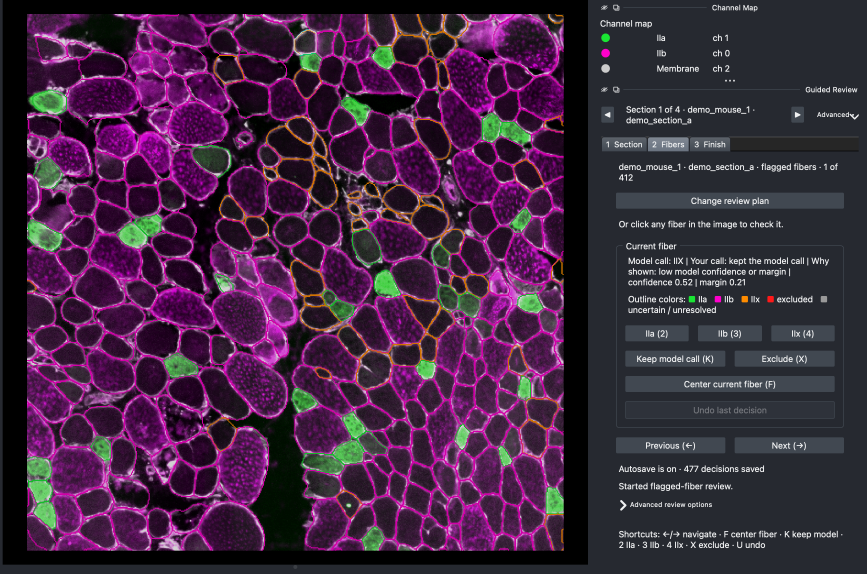
#> input picture paper/figures/screens/review.png, 2600 x 1720 px (shown at 1/3 size)
$ python -i make_figures.py   (imports and definitions only)
#> lines starting #> are read from the running program, lines starting #| are printed output that depends on the picture
"""Build the three JOSS paper figures.

Figure 1 (workflow.png) shows the workflow with thumbnails made from the public demo's own data:
the raw stain image, the Cellpose outlines, per-fiber measurements, the model's calls, the QC
flags, and the composition before and after the example review (demo_section_a). Only the
layout, labels, and arrows are drawn here; every image and data point comes from the demo files.

Figure 2 (review_window.png: the review window over the cohort report) and Figure 3
(gui_panels.png: the launcher on the builder demo and its Build results) place the screenshots in
paper/figures/screens/, made by capture_screenshots.py. They are resized and framed, not edited.

Run from the repository root, with the v0.5.2 demo download unpacked somewhere:
    uv run python paper/figures/make_figures.py --demo path/to/fibertypeqc_demo
"""

from __future__ import annotations

import argparse
from pathlib import Path

import matplotlib

# [1 line not run here, left out]
import matplotlib.pyplot as plt  # noqa: E402
import numpy as np  # noqa: E402
import pandas as pd  # noqa: E402
import tifffile  # noqa: E402
from matplotlib.patches import FancyArrowPatch, FancyBboxPatch  # noqa: E402
from PIL import Image  # noqa: E402
from skimage.segmentation import find_boundaries  # noqa: E402

ROOT = Path(__file__).resolve().parents[2]
OUT = Path(__file__).resolve().parent
SCREENS = OUT / "screens"
SECTION = "demo_section_a"
MOUSE = "demo_mouse_1"

# Colors of the review window and the report, so the figures read as one system.
IIA = "#22c55e"
IIB = "#d946ef"
IIX = "#f59e0b"
CALL_COLORS = {"iia": IIA, "iib": IIB, "iix": IIX}
INK = "#1f2937"
MUTED = "#6b7280"
LINE = "#cbd5e1"
CARD = "#f8fafc"
ACCENT = "#2563eb"
BUILD = "#0f766e"
IMPROVE = "#7c3aed"
FLAG = "#facc15"

# [1 line not run here, left out]


def hex_rgb(color: str) -> np.ndarray:
    return np.array([int(color[i : i + 2], 16) for i in (1, 3, 5)], dtype=float) / 255


# ---------------------------------------------------------------- demo data and thumbnails


# [85 lines left out: functions load_demo, choose_window, stain_rgb, thumbnails, card, not called in this run]


def inch_axes(fig, x, y, w, h, zorder=2):
    fw, fh = fig.get_figwidth(), fig.get_figheight()
    return fig.add_axes((x / fw, y / fh, w / fw, h / fh), zorder=zorder)


# [254 lines left out: functions overlay, arrow, badge, pill, workflow_figure, not called in this run]


# ---------------------------------------------------------------- Figures 2 and 3


def labelled_canvas(panels, layout, width_px, gap=36, margin=56):
    """Place images (already scaled) on a white canvas; layout gives (x, y) for each panel."""
    height = max(y + im.height for (x, y), im in zip(layout, panels, strict=True))
    canvas = Image.new("RGB", (margin + width_px, height), "white")
    for (x, y), im in zip(layout, panels, strict=True):
        canvas.paste(im, (margin + x, y))
    return canvas


def save_canvas(canvas, path, letters):
    fig = plt.figure(figsize=(9.0, 9.0 * canvas.height / canvas.width))
    ax = fig.add_axes((0, 0, 1, 1))
    ax.imshow(canvas)
    ax.axis("off")
    for letter, (x, y) in letters:
        ax.text(x, y, letter, fontsize=15, weight="bold", va="top", ha="left", color=INK)
    fig.savefig(path, dpi=240, facecolor="white")
    plt.close(fig)


def _screen(name: str) -> Image.Image:
#> called with name = 'review.png'
    return Image.open(SCREENS / name).convert("RGB")
#> returned value is the input picture: PIL image 2600x1720 RGB; mean R, G, B 64.8, 38.7, 65
#> call 2 of _screen, with name = 'cohort_report.png'
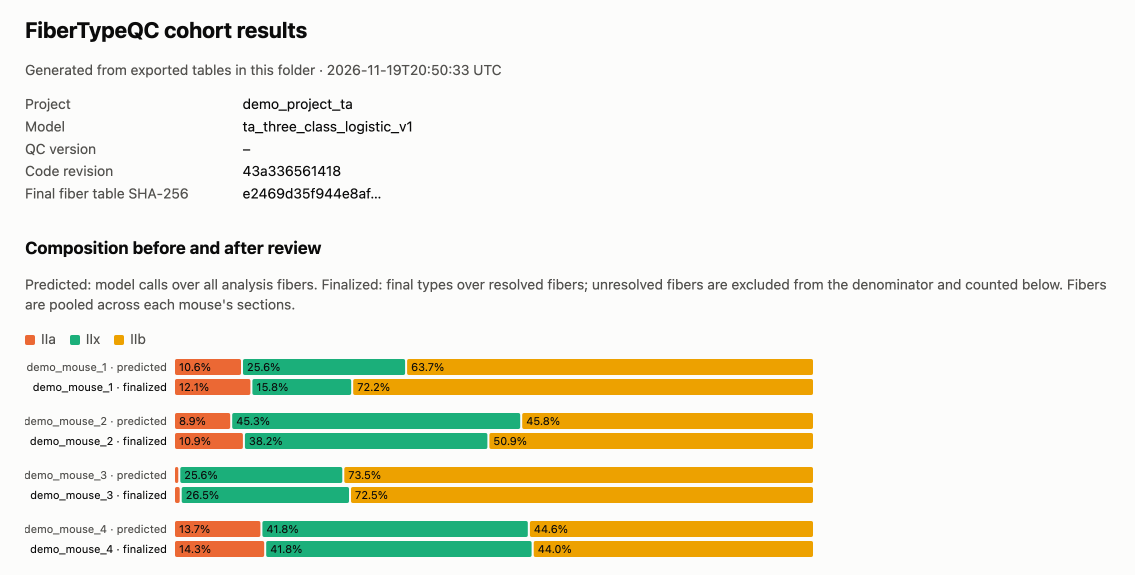
#> input picture paper/figures/screens/cohort_report.png, 2270 x 1150 px (shown at 1/2 size)
#> in _screen, returned value is the input picture: PIL image 2270x1150 RGB; mean R, G, B 236.5, 235.5, 220.3


def _framed(image: Image.Image, edge=(203, 213, 225), width: int = 3) -> Image.Image:
    """A thin light frame, so a white page and a white screenshot stay distinct."""
#> called with edge = (203, 213, 225), width = 3
    framed = Image.new("RGB", (image.width + 2 * width, image.height + 2 * width), edge)
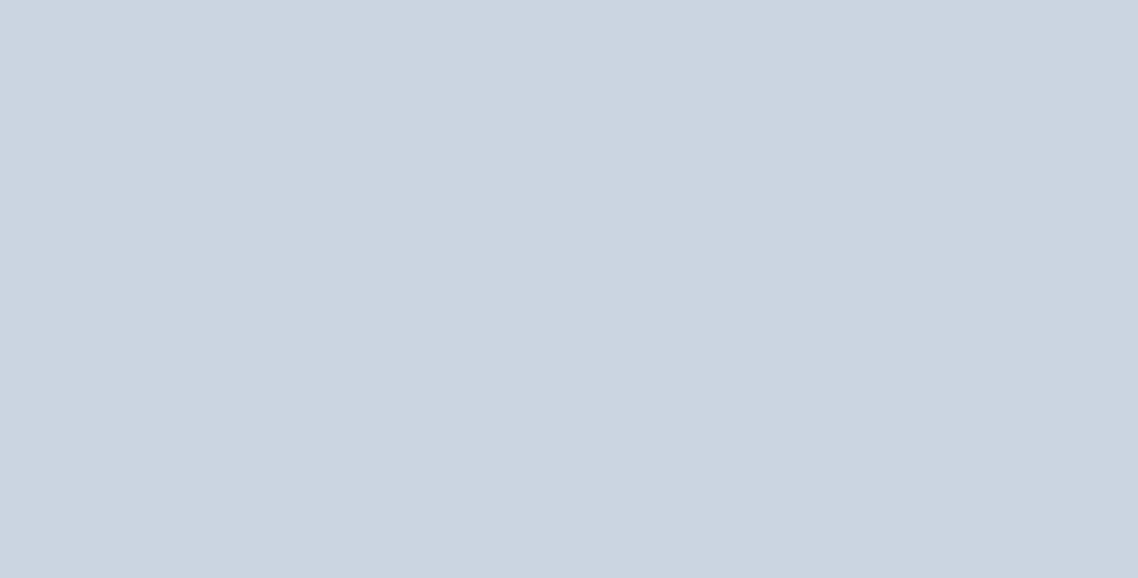
#> framed: PIL image 2276x1156 RGB (shown at 1/2 size); mean R, G, B 203, 213, 225
    framed.paste(image, (width, width))
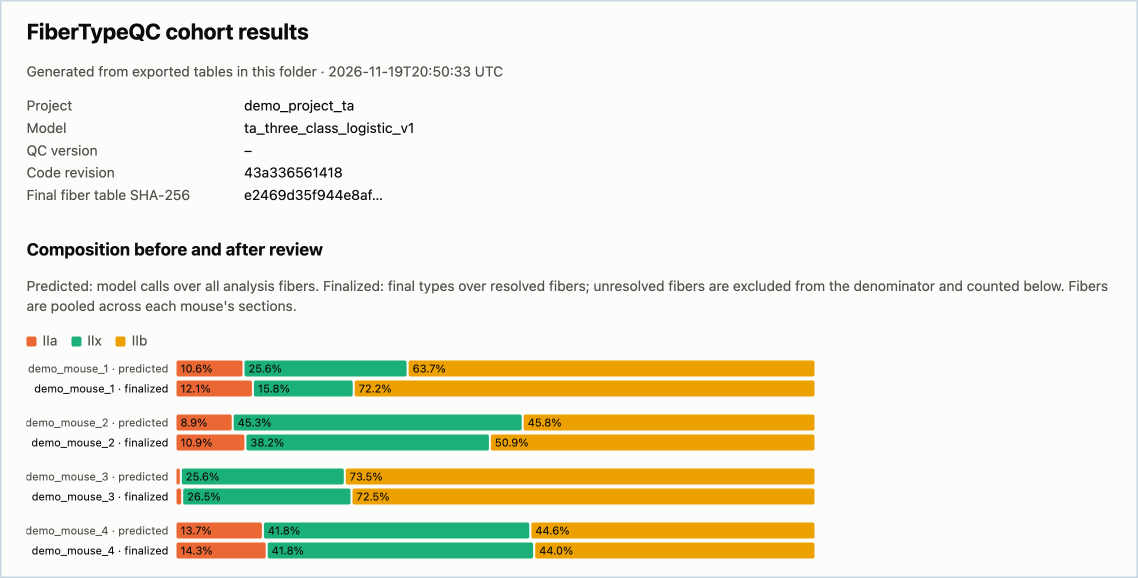
#> framed: PIL image 2276x1156 RGB (shown at 1/2 size); mean R, G, B 236.2, 235.3, 220.4
    return framed


def review_figure(path: Path) -> None:
    """(a) The review window; (b) the cohort report below it, both at full width."""
    width, gap, margin = 2600, 60, 70
    review = _screen("review.png")
    review = review.resize((width, round(review.height * width / review.width)), Image.LANCZOS)
    report = _framed(_screen("cohort_report.png"))
    report = report.resize((width, round(report.height * width / report.width)), Image.LANCZOS)
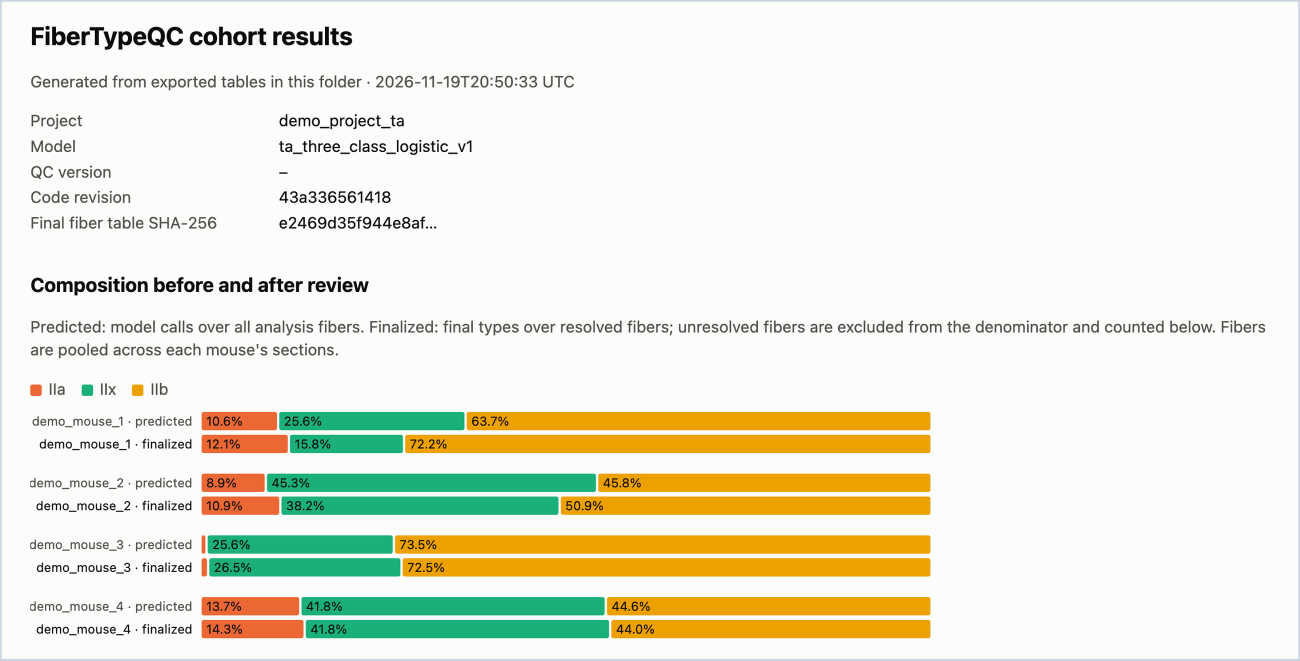
#> report: PIL image 2600x1321 RGB (shown at 1/2 size); mean R, G, B 236.1, 235.2, 220.3
    layout = [(0, 0), (0, review.height + gap)]
#> layout = [(0, 0), (0, 1780)]
    canvas = labelled_canvas([review, report], layout, width, margin=margin)
#> in labelled_canvas, `canvas = Image.new("RGB", (margin + width_px, height), "white")`: canvas: PIL image 2670x3101 RGB; every value is 255
#> after the loop in labelled_canvas, `for (x, y), im in zip(layout, panels, strict=True):`:
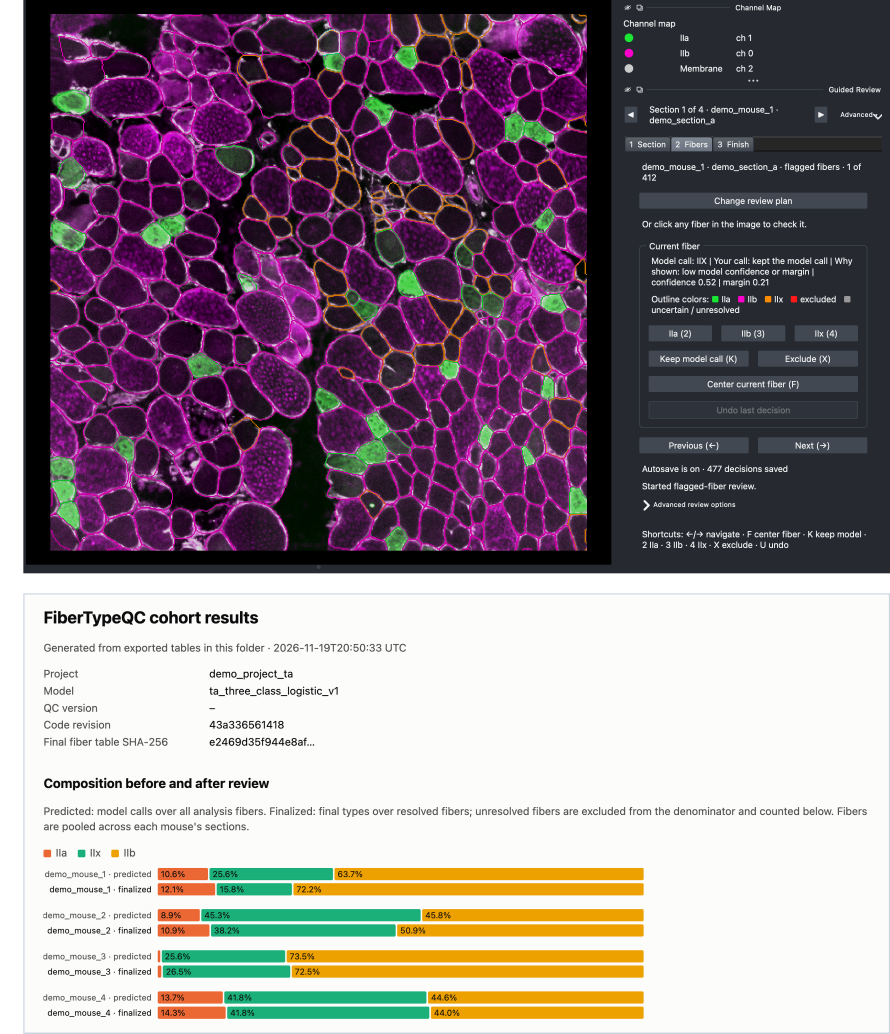
#> canvas: PIL image 2670x3101 RGB (shown at 1/3 size); mean R, G, B 144.4, 130, 138
    save_canvas(canvas, path, [("a", (4, 4)), ("b", (4, review.height + gap + 4))])


# [23 lines left out: functions gui_figure, main, not called in this run]


# [2 lines not run here, left out]

>>> result = review_figure('screens/review.png')
